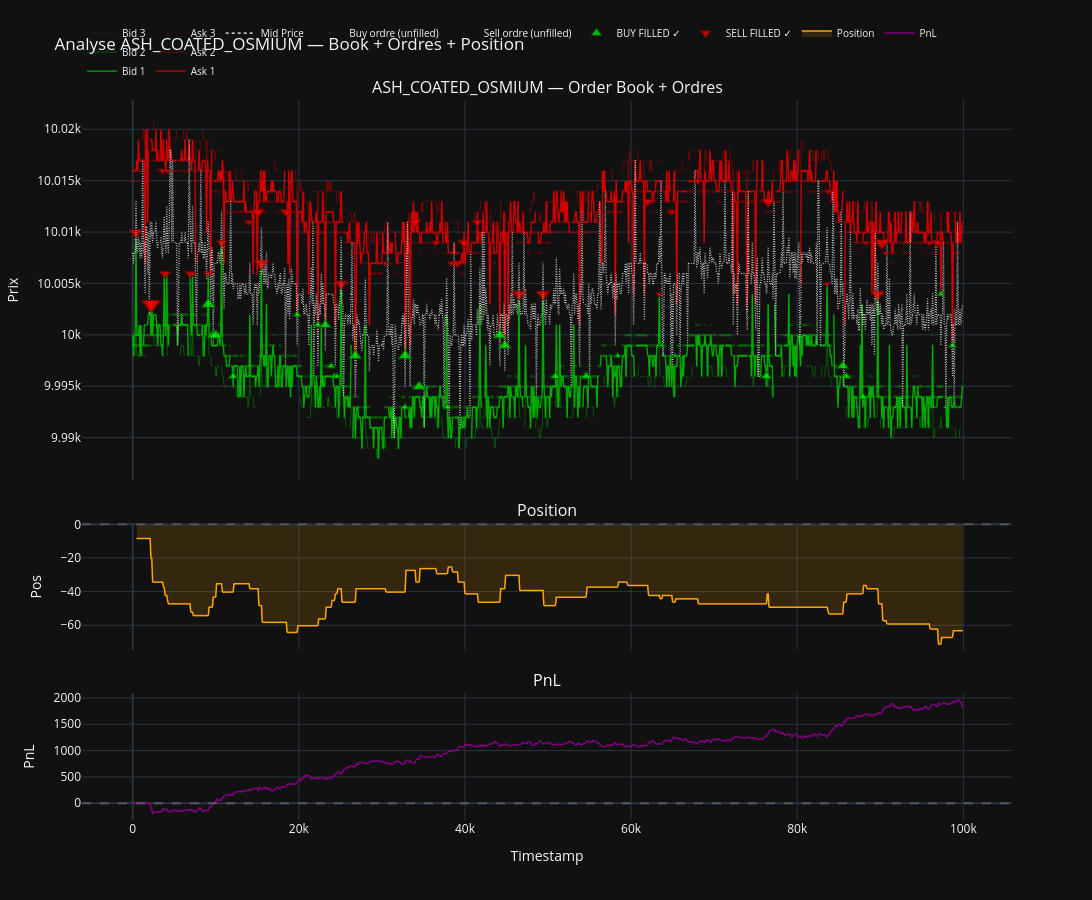

The code cell stored with this chart in its notebook:
### Code cell
import plotly.graph_objects as go
from plotly.subplots import make_subplots

SYM = "ASH_COATED_OSMIUM"

act = df_act[df_act["product"] == SYM].copy()
orders_sym = df_orders[df_orders["symbol"] == SYM].copy()
trades_sym = my_trades[my_trades["symbol"] == SYM].copy()

filled_keys = set(zip(trades_sym["timestamp"], trades_sym["price"]))
orders_sym["filled"] = orders_sym.apply(
    lambda r: (r["timestamp"], r["price"]) in filled_keys, axis=1
)

orders_filled = orders_sym[orders_sym["filled"]]
orders_unfilled = orders_sym[~orders_sym["filled"]]

buy_filled = orders_filled[orders_filled["type"] == "BUY"]
sell_filled = orders_filled[orders_filled["type"] == "SELL"]
buy_unfilled = orders_unfilled[orders_unfilled["type"] == "BUY"]
sell_unfilled = orders_unfilled[orders_unfilled["type"] == "SELL"]

buy_filled = buy_filled.merge(
    trades_sym[trades_sym["side"] == "BUY"][["timestamp", "price", "quantity"]],
    on=["timestamp", "price"], how="left"
)
sell_filled = sell_filled.merge(
    trades_sym[trades_sym["side"] == "SELL"][["timestamp", "price", "quantity"]],
    on=["timestamp", "price"], how="left"
)

pos_sym = df_positions[df_positions["symbol"] == SYM].copy() if len(df_positions) > 0 else pd.DataFrame()

if len(pos_sym) == 0:
    trades_for_pos = trades_sym.sort_values("timestamp").copy()
    trades_for_pos["signed_qty"] = np.where(
        trades_for_pos["side"] == "BUY",
        trades_for_pos["quantity"],
        -trades_for_pos["quantity"]
    )
    trades_for_pos["position"] = trades_for_pos["signed_qty"].cumsum()
    pos_sym = trades_for_pos[["timestamp", "position"]]

fig = make_subplots(
    rows=3, cols=1, shared_xaxes=True,
    row_heights=[0.60, 0.20, 0.20],
    subplot_titles=[f"{SYM} — Order Book + Ordres", "Position", "PnL"],
    vertical_spacing=0.06,
)
book_styles = {
    "bid": {
        1: {"color": "rgba(0,180,0,0.9)",  "width": 1.4},   # best bid — vert vif
        2: {"color": "rgba(0,140,0,0.55)", "width": 1.0},   # vert moyen
        3: {"color": "rgba(0,100,0,0.3)",  "width": 0.7},   # vert pâle
    },
    "ask": {
        1: {"color": "rgba(220,0,0,0.9)",  "width": 1.4},   # best ask — rouge vif
        2: {"color": "rgba(180,0,0,0.55)", "width": 1.0},   # rouge moyen
        3: {"color": "rgba(140,0,0,0.3)",  "width": 0.7},   # rouge pâle
    },
}

for level in [3, 2, 1]:  # dessiner les profonds d'abord
    bid_col = f"bid_price_{level}"
    ask_col = f"ask_price_{level}"

    mask_bid = act[bid_col].notna() & (act[bid_col] > 0)
    mask_ask = act[ask_col].notna() & (act[ask_col] > 0)

    bid_series = act[bid_col].copy()
    bid_series[~mask_bid] = np.nan
    ask_series = act[ask_col].copy()
    ask_series[~mask_ask] = np.nan

    fig.add_trace(go.Scattergl(
        x=act["timestamp"],
        y=bid_series,
        mode="lines",
        line=dict(
            color=book_styles["bid"][level]["color"],
            width=book_styles["bid"][level]["width"],
        ),
        name=f"Bid {level}",
        legendgroup="book_bid",
        showlegend=True,
        connectgaps=False,
    ), row=1, col=1)

    fig.add_trace(go.Scattergl(
        x=act["timestamp"],
        y=ask_series,
        mode="lines",
        line=dict(
            color=book_styles["ask"][level]["color"],
            width=book_styles["ask"][level]["width"],
        ),
        name=f"Ask {level}",
        legendgroup="book_ask",
        showlegend=True,
        connectgaps=False,
    ), row=1, col=1)

fig.add_trace(go.Scattergl(
    x=act["timestamp"], y=act["mid_price"],
    mode="lines", name="Mid Price",
    line=dict(color="white", width=1.2, dash="dot"),
), row=1, col=1)

fig.add_trace(go.Scattergl(
    x=buy_unfilled["timestamp"], y=buy_unfilled["price"],
    mode="markers", name="Buy ordre (unfilled)",
    marker=dict(size=3, color="rgba(0,200,0,0.15)", symbol="circle"),
    hovertemplate="BUY unfilled<br>t=%{x}<br>price=%{y}<br>vol=%{text}<extra></extra>",
    text=buy_unfilled["volume"].astype(str),
), row=1, col=1)

fig.add_trace(go.Scattergl(
    x=sell_unfilled["timestamp"], y=sell_unfilled["price"],
    mode="markers", name="Sell ordre (unfilled)",
    marker=dict(size=3, color="rgba(200,0,0,0.15)", symbol="circle"),
    hovertemplate="SELL unfilled<br>t=%{x}<br>price=%{y}<br>vol=%{text}<extra></extra>",
    text=sell_unfilled["volume"].abs().astype(str),
), row=1, col=1)

fig.add_trace(go.Scattergl(
    x=buy_filled["timestamp"], y=buy_filled["price"],
    mode="markers", name="BUY FILLED ✓",
    marker=dict(
        size=buy_filled["quantity"].clip(upper=12) + 4,
        color="lime", line=dict(width=1, color="darkgreen"),
        symbol="triangle-up",
    ),
    hovertemplate="BUY FILLED<br>t=%{x}<br>price=%{y}<br>qty=%{text}<extra></extra>",
    text=buy_filled["quantity"].astype(str),
), row=1, col=1)

fig.add_trace(go.Scattergl(
    x=sell_filled["timestamp"], y=sell_filled["price"],
    mode="markers", name="SELL FILLED ✓",
    marker=dict(
        size=sell_filled["quantity"].clip(upper=12) + 4,
        color="red", line=dict(width=1, color="darkred"),
        symbol="triangle-down",
    ),
    hovertemplate="SELL FILLED<br>t=%{x}<br>price=%{y}<br>qty=%{text}<extra></extra>",
    text=sell_filled["quantity"].astype(str),
), row=1, col=1)

if len(df_fv) > 0:
    fv_sym = df_fv[df_fv["symbol"] == SYM]
    if len(fv_sym) > 0:
        fig.add_trace(go.Scattergl(
            x=fv_sym["timestamp"], y=fv_sym["fair_value"],
            mode="lines", name="Fair Value (algo)",
            line=dict(color="dodgerblue", width=1.5, dash="dash"),
        ), row=1, col=1)

fig.add_trace(go.Scattergl(
    x=pos_sym["timestamp"], y=pos_sym["position"],
    mode="lines", name="Position",
    line=dict(color="orange", width=1.5),
    fill="tozeroy",
    fillcolor="rgba(255,165,0,0.15)",
), row=2, col=1)

fig.add_hline(y=0, line_dash="dash", line_color="gray", opacity=0.5, row=2, col=1)

fig.add_trace(go.Scattergl(
    x=act["timestamp"], y=act["profit_and_loss"],
    mode="lines", name="PnL",
    line=dict(color="purple", width=1.5),
), row=3, col=1)

fig.add_hline(y=0, line_dash="dash", line_color="gray", opacity=0.5, row=3, col=1)

fig.update_layout(
    height=900,
    width=1400,
    showlegend=True,
    legend=dict(
        orientation="h", yanchor="bottom", y=1.02, xanchor="left", x=0,
        font=dict(size=10),
    ),
    title_text=f"Analyse {SYM} — Book + Ordres + Position",
    template="plotly_dark",
    hovermode="closest",
)

fig.update_xaxes(title_text="Timestamp", row=3, col=1)
fig.update_yaxes(title_text="Prix", row=1, col=1)
fig.update_yaxes(title_text="Pos", row=2, col=1)
fig.update_yaxes(title_text="PnL", row=3, col=1)

fig.show()

### Figure 1 — Plotly figure (JSON) as saved in the notebook; plotly's stock layout.template omitted (floating-point values rounded to 4 significant figures; data arrays with more than 128 entries replaced by an {"elided": "..."} marker saying what was removed)
{"data": [{"connectgaps": false, "legendgroup": "book_bid", "line": {"color": "rgba(0,100,0,0.3)", "width": 0.7}, "mode": "lines", "name": "Bid 3", "showlegend": true, "type": "scattergl", "x": {"elided": "1000 int values"}, "xaxis": "x", "y": {"elided": "1000 float values"}, "yaxis": "y"}, {"connectgaps": false, "legendgroup": "book_ask", "line": {"color": "rgba(140,0,0,0.3)", "width": 0.7}, "mode": "lines", "name": "Ask 3", "showlegend": true, "type": "scattergl", "x": {"elided": "1000 int values"}, "xaxis": "x", "y": {"elided": "1000 float values"}, "yaxis": "y"}, {"connectgaps": false, "legendgroup": "book_bid", "line": {"color": "rgba(0,140,0,0.55)", "width": 1}, "mode": "lines", "name": "Bid 2", "showlegend": true, "type": "scattergl", "x": {"elided": "1000 int values"}, "xaxis": "x", "y": {"elided": "1000 float values"}, "yaxis": "y"}, {"connectgaps": false, "legendgroup": "book_ask", "line": {"color": "rgba(180,0,0,0.55)", "width": 1}, "mode": "lines", "name": "Ask 2", "showlegend": true, "type": "scattergl", "x": {"elided": "1000 int values"}, "xaxis": "x", "y": {"elided": "1000 float values"}, "yaxis": "y"}, {"connectgaps": false, "legendgroup": "book_bid", "line": {"color": "rgba(0,180,0,0.9)", "width": 1.4}, "mode": "lines", "name": "Bid 1", "showlegend": true, "type": "scattergl", "x": {"elided": "1000 int values"}, "xaxis": "x", "y": {"elided": "1000 float values"}, "yaxis": "y"}, {"connectgaps": false, "legendgroup": "book_ask", "line": {"color": "rgba(220,0,0,0.9)", "width": 1.4}, "mode": "lines", "name": "Ask 1", "showlegend": true, "type": "scattergl", "x": {"elided": "1000 int values"}, "xaxis": "x", "y": {"elided": "1000 float values"}, "yaxis": "y"}, {"line": {"color": "white", "dash": "dot", "width": 1.2}, "mode": "lines", "name": "Mid Price", "type": "scattergl", "x": {"elided": "1000 int values"}, "xaxis": "x", "y": {"elided": "1000 float values"}, "yaxis": "y"}, {"hovertemplate": "BUY unfilled<br>t=%{x}<br>price=%{y}<br>vol=%{text}<extra></extra>", "marker": {"color": "rgba(0,200,0,0.15)", "size": 3, "symbol": "circle"}, "mode": "markers", "name": "Buy ordre (unfilled)", "text": {"elided": "1829 str values"}, "type": "scattergl", "x": {"elided": "1829 int values"}, "xaxis": "x", "y": {"elided": "1829 int values"}, "yaxis": "y"}, {"hovertemplate": "SELL unfilled<br>t=%{x}<br>price=%{y}<br>vol=%{text}<extra></extra>", "marker": {"color": "rgba(200,0,0,0.15)", "size": 3, "symbol": "circle"}, "mode": "markers", "name": "Sell ordre (unfilled)", "text": {"elided": "1825 str values"}, "type": "scattergl", "x": {"elided": "1825 int values"}, "xaxis": "x", "y": {"elided": "1825 int values"}, "yaxis": "y"}, {"hovertemplate": "BUY FILLED<br>t=%{x}<br>price=%{y}<br>qty=%{text}<extra></extra>", "marker": {"color": "lime", "line": {"color": "darkgreen", "width": 1}, "size": [13, 10, 12, 9, 8, 8, 11, 8, 8, 7, 12, 13, 8, 12, 8, 12, 12, 9, 10, 7, 6, 6, 10, 11, 9, 9, 8, 8], "symbol": "triangle-up"}, "mode": "markers", "name": "BUY FILLED ✓", "text": ["9", "6", "8", "5", "4", "4", "7", "4", "4", "3", "8", "9", "4", "8", "4", "8", "8", "5", "6", "3", "2", "2", "6", "7", "5", "5", "4", "4"], "type": "scattergl", "x": [9100, 9600, 10000, 12100, 19800, 22300, 23200, 23900, 24300, 24600, 26800, 32800, 32800, 34500, 37900, 44200, 44800, 50900, 54600, 58400, 63700, 65300, 76300, 85500, 85900, 87900, 97300, 98700], "xaxis": "x", "y": [10003, 10000, 10000, 9996, 10002, 10001, 10001, 9997, 9996, 9996, 9998, 9998, 9993, 9995, 9993, 10000, 9999, 9996, 9996, 9998, 9999, 9998, 9996, 9997, 9996, 9994, 10004, 9999], "yaxis": "y"}, {"hovertemplate": "SELL FILLED<br>t=%{x}<br>price=%{y}<br>qty=%{text}<extra></extra>", "marker": {"color": "red", "line": {"color": "darkred", "width": 1}, "size": [12, 16, 16, 7, 9, 7, 6, 9, 6, 8, 9, 7, 6, 12, 14, 10, 12, 6, 11, 7, 7, 10, 11, 9, 13, 13, 6, 10, 6, 8, 7, 12, 6, 6, 6, 13, 14, 6, 7, 10, 7], "symbol": "triangle-down"}, "mode": "markers", "name": "SELL FILLED ✓", "text": ["8", "12", "14", "3", "5", "3", "2", "5", "2", "4", "5", "3", "2", "8", "10", "6", "8", "2", "7", "3", "3", "6", "7", "5", "9", "9", "2", "6", "2", "4", "3", "8", "2", "2", "2", "9", "10", "2", "3", "6", "3"], "type": "scattergl", "x": [400, 2100, 2300, 3600, 3800, 4100, 4200, 6900, 7200, 9100, 10700, 14000, 15100, 15100, 15500, 18500, 25100, 30400, 34000, 36500, 38400, 39100, 39900, 41500, 46500, 49400, 59500, 62000, 63400, 64900, 68000, 76500, 83600, 83700, 88300, 89700, 90200, 90700, 95900, 96900, 96900], "xaxis": "x", "y": [10010, 10003, 10003, 10016, 10006, 10006, 10016, 10006, 10006, 10006, 10009, 10011, 10012, 10012, 10007, 10012, 10005, 10007, 10011, 10009, 10007, 10007, 10009, 10011, 10004, 10004, 10014, 10013, 10004, 10012, 10015, 10013, 10005, 10014, 10009, 10004, 10009, 10008, 10009, 10009, 10009], "yaxis": "y"}, {"fill": "tozeroy", "fillcolor": "rgba(255,165,0,0.15)", "line": {"color": "orange", "width": 1.5}, "mode": "lines", "name": "Position", "type": "scattergl", "x": {"elided": "995 int values"}, "xaxis": "x2", "y": {"elided": "995 int values"}, "yaxis": "y2"}, {"line": {"color": "purple", "width": 1.5}, "mode": "lines", "name": "PnL", "type": "scattergl", "x": {"elided": "1000 int values"}, "xaxis": "x3", "y": {"elided": "1000 float values"}, "yaxis": "y3"}], "layout": {"annotations": [{"font": {"size": 16}, "showarrow": false, "text": "ASH_COATED_OSMIUM — Order Book + Ordres", "x": 0.5, "xanchor": "center", "xref": "paper", "y": 1, "yanchor": "bottom", "yref": "paper"}, {"font": {"size": 16}, "showarrow": false, "text": "Position", "x": 0.5, "xanchor": "center", "xref": "paper", "y": 0.412, "yanchor": "bottom", "yref": "paper"}, {"font": {"size": 16}, "showarrow": false, "text": "PnL", "x": 0.5, "xanchor": "center", "xref": "paper", "y": 0.176, "yanchor": "bottom", "yref": "paper"}], "height": 900, "hovermode": "closest", "legend": {"font": {"size": 10}, "orientation": "h", "x": 0, "xanchor": "left", "y": 1.02, "yanchor": "bottom"}, "shapes": [{"line": {"color": "gray", "dash": "dash"}, "opacity": 0.5, "type": "line", "x0": 0, "x1": 1, "xref": "x2 domain", "y0": 0, "y1": 0, "yref": "y2"}, {"line": {"color": "gray", "dash": "dash"}, "opacity": 0.5, "type": "line", "x0": 0, "x1": 1, "xref": "x3 domain", "y0": 0, "y1": 0, "yref": "y3"}], "showlegend": true, "title": {"text": "Analyse ASH_COATED_OSMIUM — Book + Ordres + Position"}, "width": 1400, "xaxis": {"anchor": "y", "domain": [0, 1], "matches": "x3", "showticklabels": false}, "xaxis2": {"anchor": "y2", "domain": [0, 1], "matches": "x3", "showticklabels": false}, "xaxis3": {"anchor": "y3", "domain": [0, 1], "title": {"text": "Timestamp"}}, "yaxis": {"anchor": "x", "domain": [0.472, 1], "title": {"text": "Prix"}}, "yaxis2": {"anchor": "x2", "domain": [0.236, 0.412], "title": {"text": "Pos"}}, "yaxis3": {"anchor": "x3", "domain": [0, 0.176], "title": {"text": "PnL"}}}}
